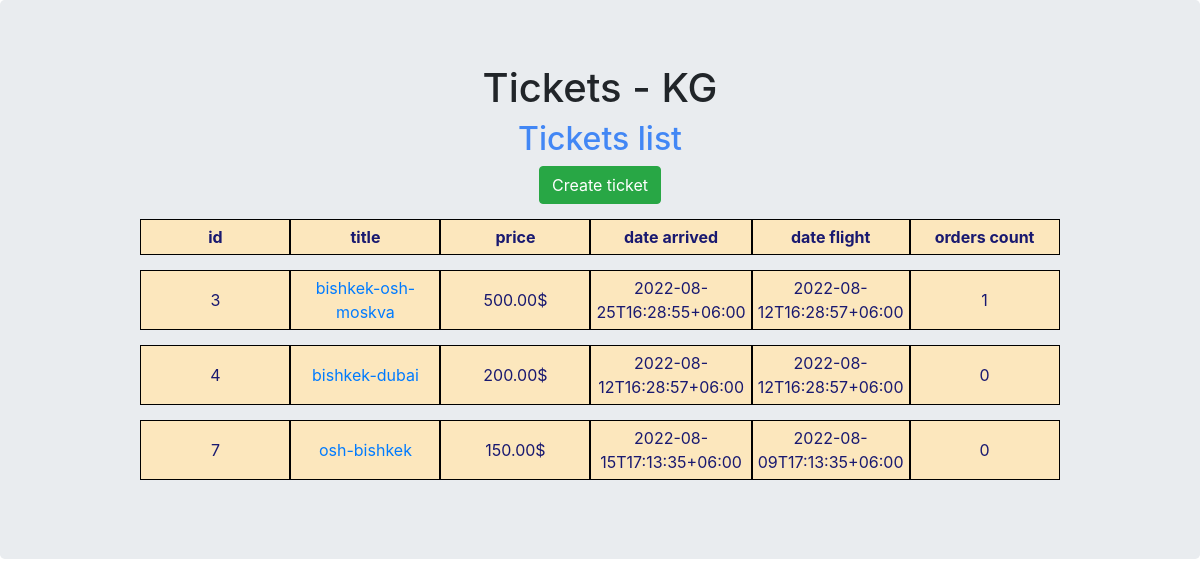
Before: / with the older database file.
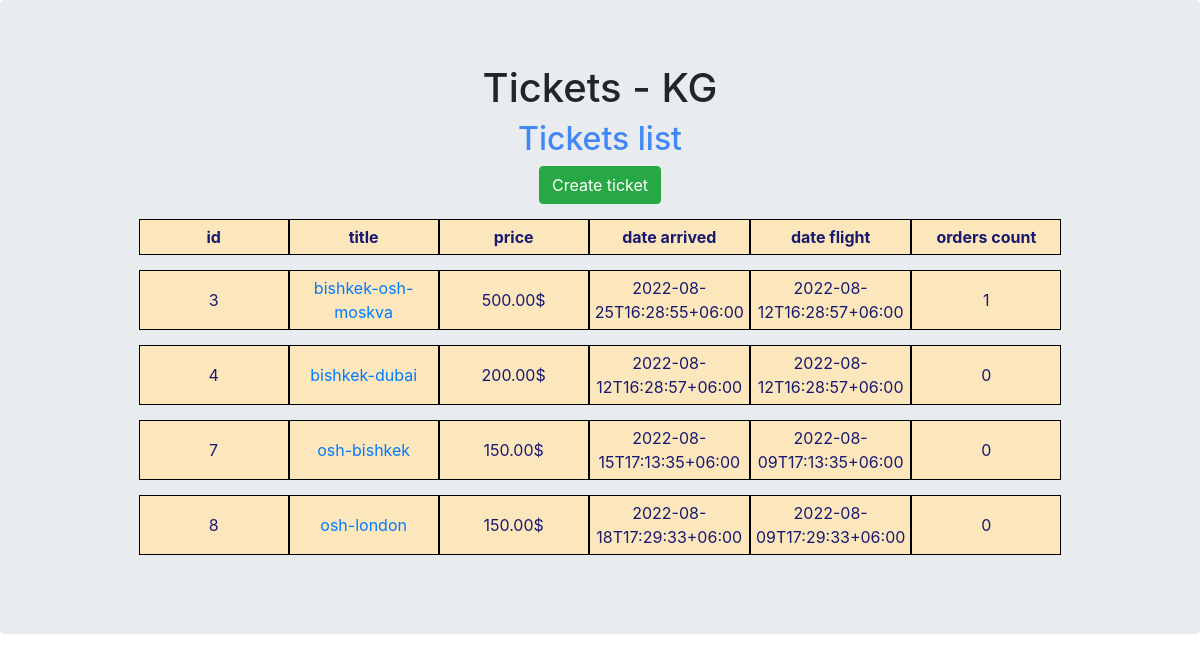
After: the same page with the newer database file.
### air_tickets/models.py (models this page shows, shortened)
class AirTic(models.Model):
    date_arrival = models.DateTimeField(default=datetime.now)
    date_flight = models.DateTimeField(default=datetime.now)
    price = models.DecimalField(max_digits=50, decimal_places=2)
    title = models.CharField(max_length=50)

### air_tickets/views.py (the view)
# urls.py: path('', index, name='index'),
def index(request):
    assert isinstance(request, HttpRequest)
    queryset = AirTic.objects.all()
    serializer_class = AirTicSerializer(queryset, many=True)
    orders = Order.objects.all()
    return render(
        request,
        'index.html',
        {'data': serializer_class.data, 'orders': orders}
    )

### air_tickets/serializers.py (called while the page is built)
    def to_representation(self, instance):
        dict_ = super().to_representation(instance)
        dict_["orders"] = instance.orders.all().count()
        dict_["orderdet"] = OrderSerializer(instance.orders.all(), many=True).data
        return dict_

### air_tickets/templates/index.html (shortened to what this page needs)
<!DOCTYPE html>
<html lang="en">
<head>
            <link rel="stylesheet" href="https://maxcdn.bootstrapcdn.com/bootstrap/4.0.0-beta.2/css/bootstrap.min.css">
</head>
<body>
  <center>
    <div class="jumbotron">
        <h1>Tickets - KG</h1>
   <div class='responsive-table'>
       <h2>Tickets list</h2>
       <a href="{% url 'create_listing' %}"><button type="button" class="btn btn-success">Create ticket</button></a>
            <table class = 'highlight '>
            <thead>
            <tr>
                <th>id</th>
                <th>title</th>
                <th>price</th>
                <th>date arrived</th>
                <th>date flight</th>
                <th>orders count</th>
            </tr>
            </thead>
            <tbody>
            {% for ticket in data %}
                <tr>
                    <td>{{ ticket.id }} </td>
                    <td><a href="{% url 'ticket' ticket.id %}">{{ ticket.title }}</td>
                    <td>{{ ticket.price }}$</td>
                    <td>{{ ticket.date_arrival }}</td>
                    <td>{{ ticket.date_flight }}</td>
                    <td>{{ticket.orders}}</td>
                </tr>
            {% endfor %}
            </tbody>
        </table>
    </div>
    </div>
</center>
</body>
</html>

### air_tickets/templates/index.html (style rules this page uses)
table { border-collapse: separate; border-spacing: 0 15px; }
th { background-color: #fce7bd; color: white; }
th, td { width: 150px; text-align: center; background-color: #fce7bd; font-size: 100%; color: midnightblue; border: 1px solid black; padding: 5px; }
h2 { color: #4287f5; }

Changed rows visible on the page:
added AirTic: title "osh-london"
Other visible differences:
new list line: "8 150.00 $ 2022-08-18T17:29:33+06:00 2022-08-09T17:29:33+06:00 0"
